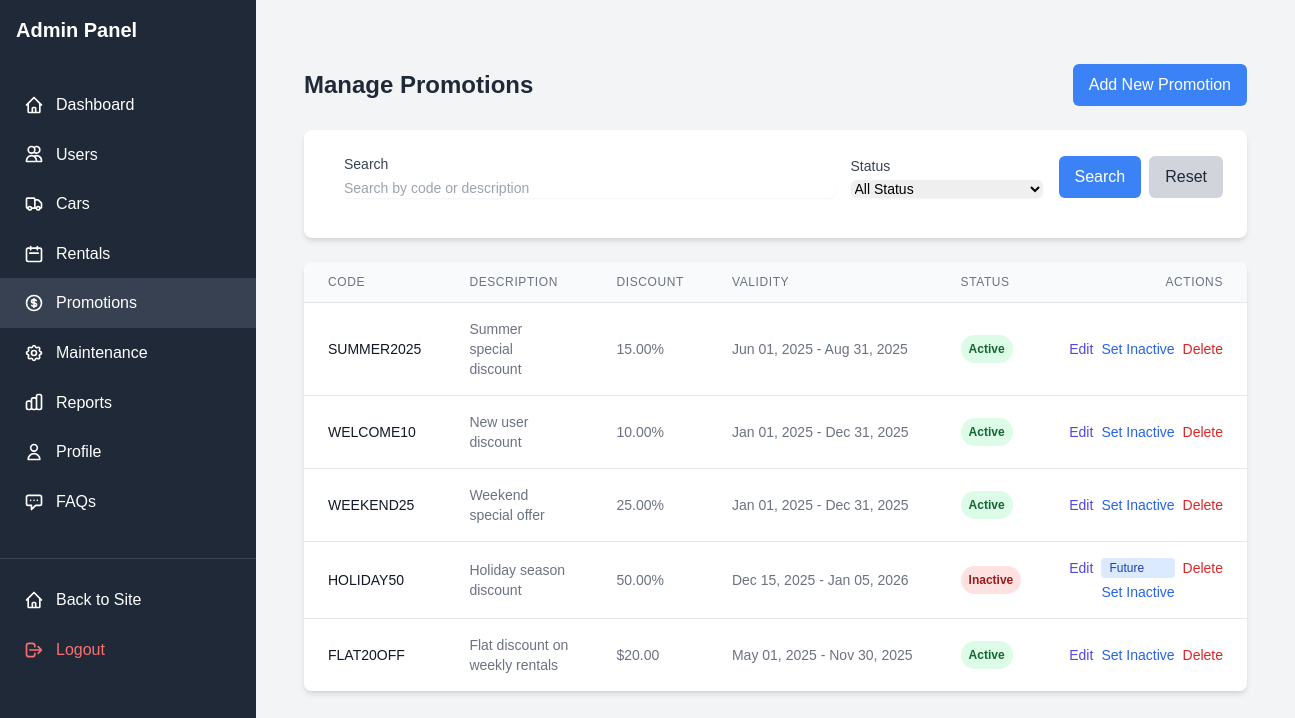
The page /index.php?page=admin&action=promotions (signed in) on the database its author committed.
### tables this page shows
CREATE TABLE IF NOT EXISTS `promotions` (
  `promotion_id` int(11) NOT NULL AUTO_INCREMENT,
  `code` varchar(20) NOT NULL,
  `description` text DEFAULT NULL,
  `discount_percentage` decimal(5,2) DEFAULT NULL,
  `discount_amount` decimal(10,2) DEFAULT NULL,
  `start_date` date NOT NULL,
  `end_date` date NOT NULL,
  `is_active` tinyint(1) DEFAULT 1,
  `created_at` timestamp NULL DEFAULT current_timestamp(),
  PRIMARY KEY (`promotion_id`),
  UNIQUE KEY `code` (`code`)
);

### index.php (called while the page is built, shortened)
<?php
$router = new Router();
$router->route();

### views/admin/promotions/list.php (the view, shortened to what this page needs)
<div class="bg-gray-100 min-h-screen">
    <div class="flex">
        <?php require 'views/admin/sidebar.php'; ?>
        <div class="flex-1 p-8">
<div class="container mx-auto px-4 py-8">
    <div class="flex justify-between items-center mb-6">
        <h1 class="text-2xl font-bold text-gray-800">Manage Promotions</h1>
        <a href="index.php?page=admin&action=promotions&subaction=add" class="bg-blue-500 hover:bg-blue-600 text-white px-4 py-2 rounded-md">
            Add New Promotion
        </a>
    </div>
       <div class="bg-white rounded-lg shadow-md p-6 mb-6">
        <form action="index.php" method="GET" class="flex flex-col md:flex-row md:items-end space-y-4 md:space-y-0 md:space-x-4">
            <div class="flex-1">
                <label for="search" class="block text-sm font-medium text-gray-700 mb-1">Search</label>
                <input type="text" id="search" name="search" value="<?= isset($_GET['search']) ? htmlspecialchars($_GET['search']) : '' ?>"
                       class="shadow-sm focus:ring-blue-500 focus:border-blue-500 block w-full sm:text-sm border-gray-300 rounded-md"
                       placeholder="Search by code or description">
            </div>
            <div class="w-full md:w-48">
                <label for="status" class="block text-sm font-medium text-gray-700 mb-1">Status</label>
                <select id="status" name="status"
                        class="shadow-sm focus:ring-blue-500 focus:border-blue-500 block w-full sm:text-sm border-gray-300 rounded-md">
                    <option value="">All Status</option>
                </select>
            </div>
            <div class="flex space-x-2">
                <button type="submit" class="bg-blue-500 hover:bg-blue-600 text-white px-4 py-2 rounded-md">
                    Search
                </button>
                <a href="index.php?page=admin&action=promotions" class="bg-gray-300 hover:bg-gray-400 text-gray-800 px-4 py-2 rounded-md">
                    Reset
                </a>
            </div>
        </form>
    </div>
    <div class="bg-white rounded-lg shadow-md overflow-hidden">
        <table class="min-w-full divide-y divide-gray-200">
            <thead class="bg-gray-50">
                <tr>
                    <th scope="col" class="px-6 py-3 text-left text-xs font-medium text-gray-500 uppercase tracking-wider">
                        Code
                    </th>
                    <th scope="col" class="px-6 py-3 text-left text-xs font-medium text-gray-500 uppercase tracking-wider">
                        Description
                    </th>
                    <th scope="col" class="px-6 py-3 text-left text-xs font-medium text-gray-500 uppercase tracking-wider">
                        Discount
                    </th>
                    <th scope="col" class="px-6 py-3 text-left text-xs font-medium text-gray-500 uppercase tracking-wider">
                        Validity
                    </th>
                    <th scope="col" class="px-6 py-3 text-left text-xs font-medium text-gray-500 uppercase tracking-wider">
                        Status
                    </th>
                    <th scope="col" class="px-6 py-3 text-right text-xs font-medium text-gray-500 uppercase tracking-wider">
                        Actions
                    </th>
                </tr>
            </thead>
            <tbody class="bg-white divide-y divide-gray-200">
                <?php if (empty($promotions)): ?>
                    <tr>
                        <td colspan="6" class="px-6 py-4 text-center text-sm text-gray-500">
                            No promotions found
                        </td>
                    </tr>
                <?php else: ?>
                    <?php foreach ($promotions as $promotion): ?>
                        <?php
                            $isActive = $promotion['is_active'] == 1;
                            $isCurrentlyValid = strtotime($promotion['start_date']) <= time() && strtotime($promotion['end_date']) >= time();
                            $statusClass = $isActive && $isCurrentlyValid ? 'bg-green-100 text-green-800' : 'bg-red-100 text-red-800';
                            $statusText = $isActive && $isCurrentlyValid ? 'Active' : 'Inactive';
                        ?>
                        <tr>
                            <td class="px-6 py-4 whitespace-nowrap text-sm font-medium text-gray-900">
                                <?= htmlspecialchars($promotion['code']) ?>
                            </td>
                            <td class="px-6 py-4 text-sm text-gray-500">
                                <?= htmlspecialchars($promotion['description']) ?>
                            </td>
                            <td class="px-6 py-4 whitespace-nowrap text-sm text-gray-500">
                                <?php if (!empty($promotion['discount_percentage'])): ?>
                                    <?= number_format($promotion['discount_percentage'], 2) ?>%
                                <?php elseif (!empty($promotion['discount_amount'])): ?>
                                    $<?= number_format($promotion['discount_amount'], 2) ?>
                                <?php else: ?>
                                    -
                                <?php endif; ?>
                            </td>
                            <td class="px-6 py-4 whitespace-nowrap text-sm text-gray-500">
                                <?= date('M d, Y', strtotime($promotion['start_date'])) ?> -
                                <?= date('M d, Y', strtotime($promotion['end_date'])) ?>
                            </td>
                            <td class="px-6 py-4 whitespace-nowrap">
                                <span class="px-2 py-1 inline-flex text-xs leading-5 font-semibold rounded-full <?= $statusClass ?>">
                                    <?= $statusText ?>
                                </span>
                            </td>
                            <td class="px-6 py-4 whitespace-nowrap text-right text-sm font-medium">
                                <div class="flex justify-end space-x-2">
                                    <a href="index.php?page=admin&action=promotions&subaction=edit&id=<?= $promotion['promotion_id'] ?>"
                                       class="text-indigo-600 hover:text-indigo-900">
                                        Edit
                                    </a>
                                    <div class="flex flex-col">
    <?php if (!$isCurrentlyValid): ?>
        <span class="inline-flex items-center px-2 py-0.5 rounded text-xs font-medium
            <?= time() < strtotime($promotion['start_date']) ? 'bg-blue-100 text-blue-800' : 'bg-gray-100 text-gray-800' ?>">
            <?= time() < strtotime($promotion['start_date']) ? 'Future' : 'Expired' ?>
        </span>
    <?php endif; ?>
    <a href="index.php?page=admin&action=promotions&subaction=toggle&id=<?= $promotion['promotion_id'] ?>"
       class="text-blue-600 hover:text-blue-900 text-sm"
       onclick="return confirm('Are you sure you want to toggle the active flag of this promotion?')">
        <?= $isActive ? 'Set Inactive' : 'Set Active' ?>
    </a>
</div>
                                    <a href="index.php?page=admin&action=promotions&subaction=delete&id=<?= $promotion['promotion_id'] ?>"
                                       class="text-red-600 hover:text-red-900"
                                       onclick="return confirm('Are you sure you want to delete this promotion? This action cannot be undone.')">
                                        Delete
                                    </a>
                                </div>
                            </td>
                        </tr>
                    <?php endforeach; ?>
                <?php endif; ?>
            </tbody>
        </table>
    </div>
</div>

### assets/css/style.css (style rules this page uses)
:root { --primary-color: #3498db; --secondary-color: #2ecc71; --dark-color: #2c3e50; --light-color: #ecf0f1; }
body { font-family: 'Arial', sans-serif; line-height: 1.6; margin: 0; padding: 0; }

### rows shown on the page
promotions: code "SUMMER2025", description "Summer special discount", discount_percentage "15.00", start_date "Jun 01, 2025", end_date "Aug 31, 2025", shows "Set Inactive"
promotions: code "WELCOME10", description "New user discount", discount_percentage "10.00", start_date "Jan 01, 2025", end_date "Dec 31, 2025", shows "Set Inactive"
promotions: code "WEEKEND25", description "Weekend special offer", discount_percentage "25.00", start_date "Jan 01, 2025", end_date "Dec 31, 2025", shows "Set Inactive"
promotions: code "HOLIDAY50", description "Holiday season discount", discount_percentage "50.00", start_date "Dec 15, 2025", end_date "Jan 05, 2026", shows "Future", shows "Set Inactive"
promotions: code "FLAT20OFF", description "Flat discount on weekly rentals", discount_amount "20.00", start_date "May 01, 2025", end_date "Nov 30, 2025", shows "Set Inactive"
